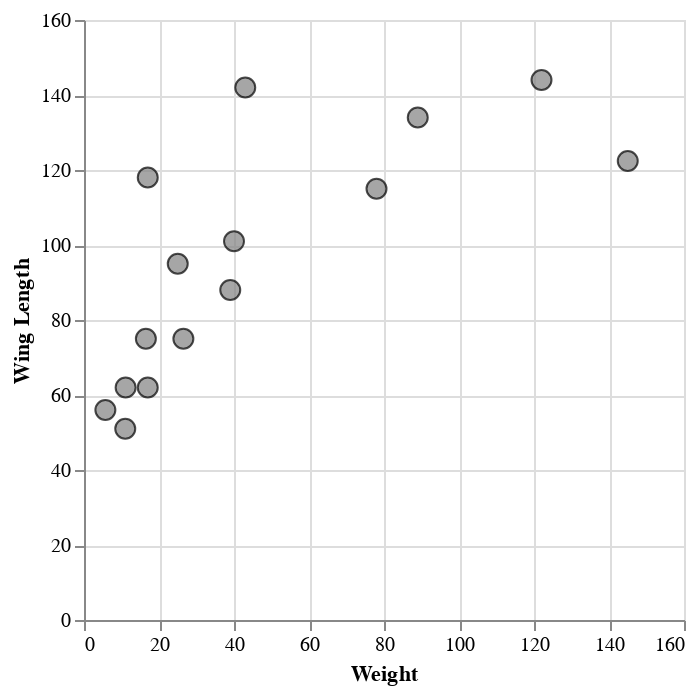

The cell this chart's notebook holds for it:
### Markdown cell above
##### Solution

### Code cell
import altair as alt

selector = alt.selection_point(empty='none')

alt.Chart(birds).mark_point(filled=True, stroke='black').encode(
    x='Weight',
    y='Wing Length',
    color=alt.condition(selector, alt.value('red'), alt.value('gray')),
    strokeWidth=alt.condition(selector, alt.value(3), alt.value(1)),
    size=alt.condition(selector, alt.value(150), alt.value(100)),
).add_params(
    selector
)

### Figure 1 — Vega-Lite specification as saved in the notebook (floating-point values rounded to 4 significant figures)
{"config": {"view": {"continuousWidth": 300, "continuousHeight": 300}}, "data": {"name": "data-0bb29ce1f7152002f04254de9e163495"}, "mark": {"type": "point", "filled": true, "stroke": "black"}, "encoding": {"color": {"condition": {"param": "param_8", "value": "red", "empty": false}, "value": "gray"}, "size": {"condition": {"param": "param_8", "value": 150, "empty": false}, "value": 100}, "strokeWidth": {"condition": {"param": "param_8", "value": 3, "empty": false}, "value": 1}, "x": {"field": "Weight", "type": "quantitative"}, "y": {"field": "Wing Length", "type": "quantitative"}}, "params": [{"name": "param_8", "select": {"type": "point"}}], "$schema": "https://vega.github.io/schema/vega-lite/v5.20.1.json", "datasets": {"data-0bb29ce1f7152002f04254de9e163495": [{"Common Name": "House Wren", "Species": "Troglodytes aedon", "Wing Length": 51.0, "Weight": 11.0}, {"Common Name": "Golden-crowned Kinglet", "Species": "Regulus satrapa", "Wing Length": 56.0, "Weight": 5.7}, {"Common Name": "Swamp Sparrow", "Species": "Melospiza georgiana", "Wing Length": 62.0, "Weight": 17.0}, {"Common Name": "Chestnut-sided Warbler", "Species": "Setophaga pensylvanica", "Wing Length": 62.0, "Weight": 11.1}, {"Common Name": "Blue-headed Vireo", "Species": "Vireo solitarius", "Wing Length": 75.0, "Weight": 16.5}, {"Common Name": "White-crowned Sparrow", "Species": "Zonotrichia leucophrys", "Wing Length": 75.0, "Weight": 26.5}, {"Common Name": "Gray Catbird", "Species": "Dumetella carolinensis", "Wing Length": 88.0, "Weight": 39.0}, {"Common Name": "Cedar Waxwing", "Species": "Bombycilla cedrorum", "Wing Length": 95.0, "Weight": 25.0}, {"Common Name": "Rose-breasted Grosbeak", "Species": "Pheucticus ludovicianus", "Wing Length": 101.0, "Weight": 40.0}, {"Common Name": "Florida Scrub-Jay", "Species": "Aphelocoma coerulescens", "Wing Length": 115.0, "Weight": 78.0}, {"Common Name": "Barn Swallow", "Species": "Hirundo rustica", "Wing Length": 118.0, "Weight": 17.0}, {"Common Name": "Eastern Meadowlark", "Species": "Sturnella magna", "Wing Length": 122.4, "Weight": 145.0}, {"Common Name": "Blue Jay", "Species": "Cyanocitta cristata", "Wing Length": 134.0, "Weight": 89.0}, {"Common Name": "Purple Martin", "Species": "Progne subis", "Wing Length": 142.0, "Weight": 43.0}, {"Common Name": "Common Grackle", "Species": "Quiscalus quiscula", "Wing Length": 144.0, "Weight": 122.0}]}}
